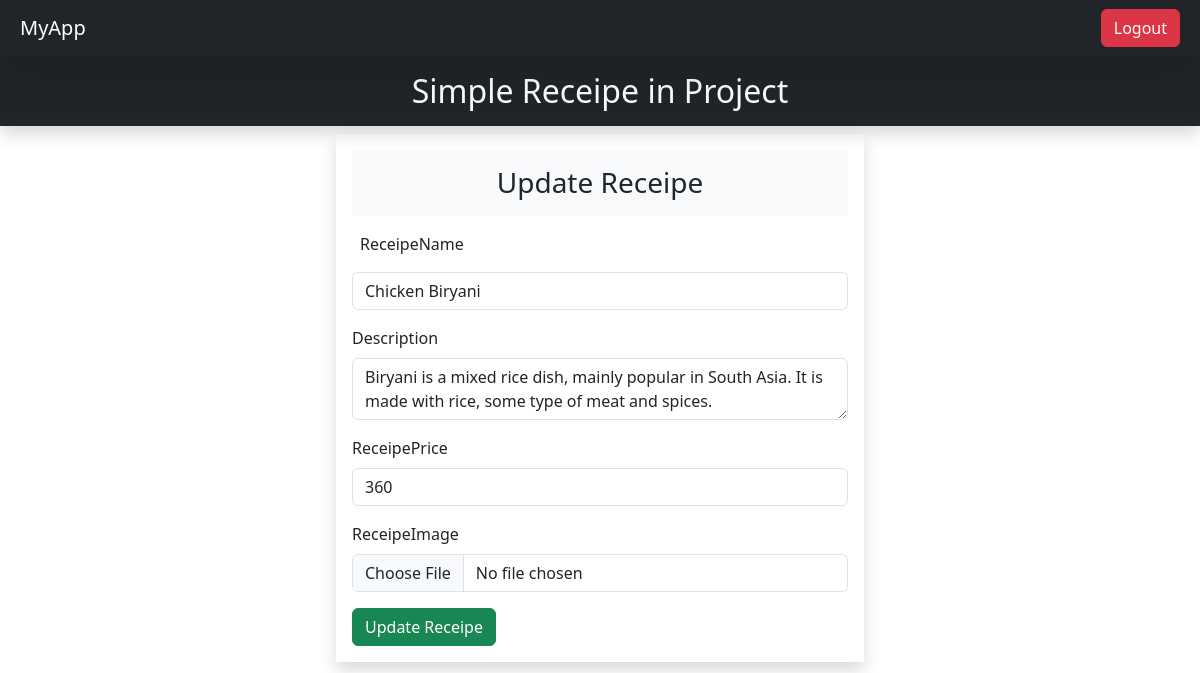
Page /update/23/ (signed in) on the committed database.
### receipevege/models.py (models this page shows)
class Receipe(models.Model):
    user = models.ForeignKey(User, on_delete=models.SET_NULL, null = True, blank=True)
    re_name = models.CharField(max_length=100)
    re_description = models.TextField(max_length=1000)
    re_price = models.IntegerField()
    re_images = models.ImageField(upload_to='receipe')

### receipevege/views.py (the view, shortened to what this page needs)
# urls.py: path('update/<int:id>/', views.updateData, name='UpdateData'),
@login_required(login_url='/')
def updateData(request,id):
    queryset = Receipe.objects.get(id=id)
    return render(request,'receipevege/update.html',{'qdata':queryset})

### receipevege/templates/receipevege/update.html (shortened to what this page needs)
{% extends "receipevege/base.html" %}
{% block content %}
    <div class="container-fulid ">
        <h2 class="alert-danger bg-dark  text-white text-center p-3 shadow">Simple Receipe in Project</h2>
        <div class="row">
            <div class="col-sm-8 offset-2">
                <form action="#" method="POST" enctype="multipart/form-data" class="shadow p-3 col-8 m-auto shadow">
                  <h3 class="p-2 text-center bg-light p-3">Update Receipe</h3>
                    <div class="mb-3">
                        <label for="receipename" class="form-label p-2">ReceipeName</label>
                        <input type="text"  name="re_name" class="form-control" value="{{ qdata.re_name }}" required id="receipename">
                    </div>
                    <div class="mb-3">
                        <label for="description" class="form-label">Description</label>
                        <textarea type="text" name="re_description" id="description" value="" required class="form-control">{{ qdata.re_description }}</textarea>
                    </div>
                    <div class="mb-3">
                      <label for="receiprice" class="form-label">ReceipePrice</label>
                      <input type="number"  name="re_price" class="form-control"  value="{{ qdata.re_price }}"  required id="receiprice">
                    </div>
                    <div class="mb-3">
                      <label for="receimage" class="form-label">ReceipeImage</label>
                      <input type="file"  name="re_images" class="form-control"   value=" {{ qdata.re_image }} "  required id="receimage">
                    </div>
                    <button type="submit" class="btn btn-success">Update Receipe</button>
                </form>
            </div>
        </div>
    </div>
{% endblock  %}

### rows in the picture
Receipe: re_name "Chicken Biryani", re_description "Biryani is a mixed rice dish, mainly popular in South Asia. It is made with rice, some type of meat and spices.", re_price "360"
